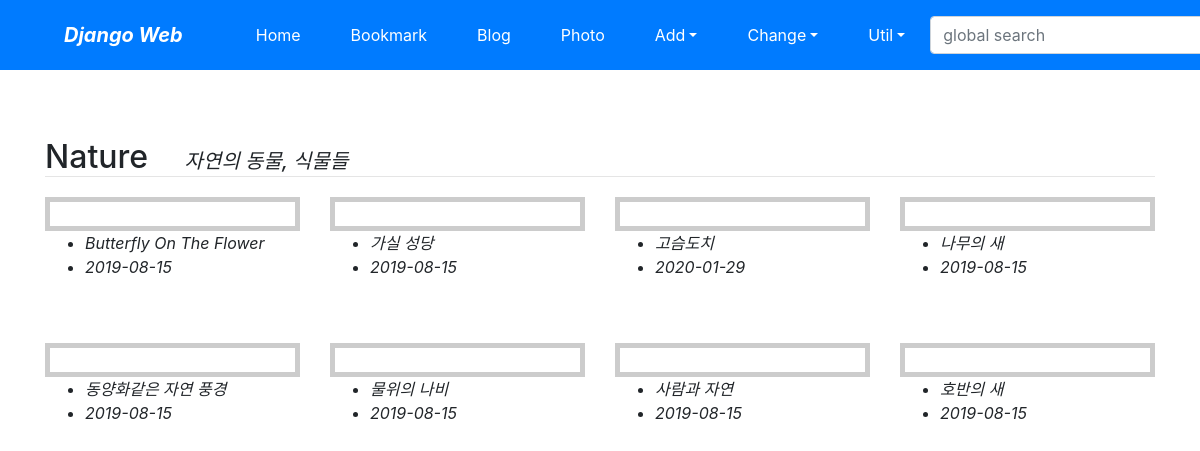
Screenshot of /photo/album/2/ with the database file from the repository.
### photo/models.py (models this page shows, shortened)
class Album(models.Model):
    name = models.CharField('NAME', max_length=30)
    description = models.CharField('One Line Description', max_length=100, blank=True)
    owner = models.ForeignKey('auth.User', on_delete=models.CASCADE, verbose_name='OWNER', blank=True, null=True)
    class Meta:
        ordering = ('name',)

class Photo(models.Model):
    album = models.ForeignKey(Album, on_delete=models.CASCADE)
    title = models.CharField('TITLE', max_length=30)
    description = models.TextField('Photo Description', blank=True)
    image = models.ImageField('IMAGE', upload_to='SorlPhoto/%Y')
    upload_dt = models.DateTimeField('UPLOAD DATE', auto_now_add=True)
    owner = models.ForeignKey('auth.User', on_delete=models.CASCADE, verbose_name='OWNER', blank=True, null=True)
    class Meta:
        ordering = ('title',)
    def get_absolute_url(self):
        return reverse('photo:photo_detail', args=(self.id,))

### photo/views.py (the view)
# urls.py: path('album/<int:pk>/', views.AlbumDV.as_view(), name='album_detail'),
class AlbumDV(DetailView):
    model = Album

### photo/templates/photo/album_detail.html (shortened to what this page needs)
{% extends "base.html" %}
{% load sorl_thumbnail %}
{% block content %}
    <div class="mt-5">
        <span class="h2">{{ object.name }}&emsp;</span>
        <span class="h5 font-italic">{{ object.description }}</span>
    </div>
    <hr style="margin: 0 0 20px 0;">
    <div class="row">
        {% for photo in object.photo_set.all %}
        <div class="col-md-3 mb-5">
            <div class="thumbnail">
            </div>
            <ul>
                <li class="font-italic">{{ photo.title }}</li>
                <li class="font-italic">{{ photo.upload_dt|date:"Y-m-d" }}</li>
            </ul>
        </div>
        {% endfor %}
    </div>
{% endblock %}

### templates/base.html (shortened to what this page needs)
<!DOCTYPE html>
<html lang="ko">
<head>
    <link rel="stylesheet" href="https://stackpath.bootstrapcdn.com/bootstrap/4.3.1/css/bootstrap.min.css">
</head>
<body style="padding-top:90px;">
<nav class="navbar navbar-expand-lg navbar-dark bg-primary fixed-top">
    <span class="navbar-brand mx-5 mb-0 font-weight-bold font-italic">Django Web</span>
    <div class="collapse navbar-collapse" id="navbarSupportedContent">
        <ul class="navbar-nav mr-auto">
            <li class="nav-item mx-1 btn btn-primary">
                <a class="nav-link text-white" href="{% url 'home' %}">Home</a></li>
            <li class="nav-item mx-1 btn btn-primary">
                <a class="nav-link text-white" href="{% url 'bookmark:index' %}">Bookmark</a></li>
            <li class="nav-item mx-1 btn btn-primary">
                <a class="nav-link text-white" href="{% url 'blog:index' %}">Blog</a></li>
            <li class="nav-item mx-1 btn btn-primary">
                <a class="nav-link text-white" href="{% url 'photo:index' %}">Photo</a></li>
            <li class="nav-item dropdown mx-1 btn btn-primary">
                <a class="nav-link dropdown-toggle text-white" href="#" data-toggle="dropdown">Add</a>
            </li>
            <li class="nav-item dropdown mx-1 btn btn-primary">
                <a class="nav-link dropdown-toggle text-white" href="#" data-toggle="dropdown">Change</a>
            </li>
            <li class="nav-item dropdown mx-1 btn btn-primary">
                <a class="nav-link dropdown-toggle text-white" href="#" data-toggle="dropdown">Util</a>
            </li>
        </ul>
        <form class="form-inline my-2" action="" method="post"> {% csrf_token %}
            <input class="form-control mr-sm-2" type="search" placeholder="global search" name="search_word">
        </form>
    </div>
</nav>
<div class="container">
    {% block content %}{% endblock %}
</div>
</body>
</html>

### photo/templates/photo/album_detail.html (style rules this page uses)
.thumbnail { border: 5px solid #ccc; }

### rows the page displays
Album: name "Nature", description "자연의 동물, 식물들"
Photo: title "Butterfly On The Flower", upload_dt "2019-08-15"
Photo: title "가실 성당", upload_dt "2019-08-15"
Photo: title "고슴도치", upload_dt "2020-01-29"
Photo: title "나무의 새", upload_dt "2019-08-15"
Photo: title "동양화같은 자연 풍경", upload_dt "2019-08-15"
Photo: title "물위의 나비", upload_dt "2019-08-15"
Photo: title "사람과 자연", upload_dt "2019-08-15"
Photo: title "호반의 새", upload_dt "2019-08-15"
